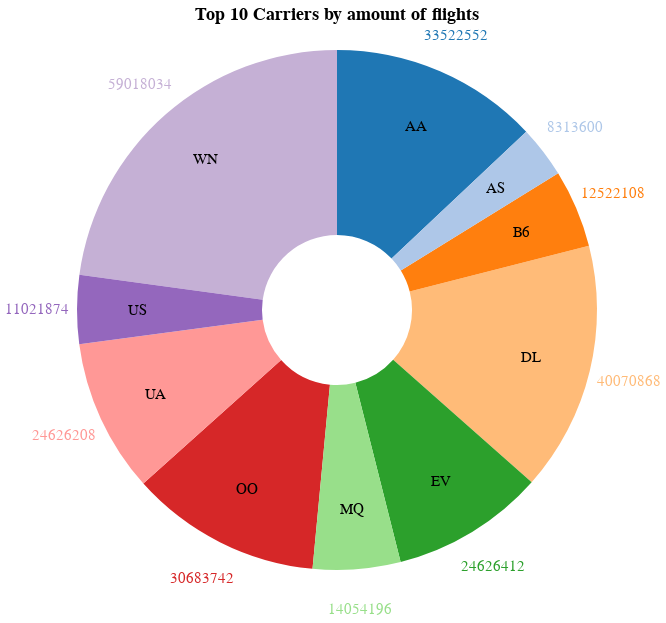

Notebook code cell kept with this figure:
### Code cell
import altair as alt

# visualisation
chart = alt.Chart(top_10).mark_arc(outerRadius=260, innerRadius=75).encode(
    theta = alt.Theta(field="count", type="quantitative", stack=True),
    color = alt.Color('Carrier:N', scale=alt.Scale(scheme='category20'), legend=None),
).properties(
    title='Top 10 Carriers by amount of flights',
    width=600,
    height=300
)

pie = chart.mark_arc(outerRadius=350)
value_text = pie.mark_text(radius=300, size=15).encode(text=alt.Text('count:Q'))

pie2 = chart.mark_arc(outerRadius=250)
text = pie2.mark_text(radius=200, size=15).encode(
    text=alt.Text('Carrier:N'),
    color=alt.value("#000000")
)

(chart + text + value_text).configure_view(
    strokeWidth=0
).configure_title(
    fontSize=18
)

### Figure 1 — Vega-Lite specification as saved in the notebook (floating-point values rounded to 4 significant figures)
{"config": {"view": {"continuousWidth": 400, "continuousHeight": 300, "strokeWidth": 0}, "title": {"fontSize": 18}}, "layer": [{"mark": {"type": "arc", "innerRadius": 75, "outerRadius": 260}, "encoding": {"color": {"field": "Carrier", "legend": null, "scale": {"scheme": "category20"}, "type": "nominal"}, "theta": {"field": "count", "stack": true, "type": "quantitative"}}, "height": 300, "title": "Top 10 Carriers by amount of flights", "width": 600}, {"mark": {"type": "text", "radius": 200, "size": 15}, "encoding": {"color": {"value": "#000000"}, "text": {"field": "Carrier", "type": "nominal"}, "theta": {"field": "count", "stack": true, "type": "quantitative"}}, "height": 300, "title": "Top 10 Carriers by amount of flights", "width": 600}, {"mark": {"type": "text", "radius": 300, "size": 15}, "encoding": {"color": {"field": "Carrier", "legend": null, "scale": {"scheme": "category20"}, "type": "nominal"}, "text": {"field": "count", "type": "quantitative"}, "theta": {"field": "count", "stack": true, "type": "quantitative"}}, "height": 300, "title": "Top 10 Carriers by amount of flights", "width": 600}], "data": {"name": "data-c189d9b792c04662a25060abbf89b86b"}, "$schema": "https://vega.github.io/schema/vega-lite/v4.17.0.json", "datasets": {"data-c189d9b792c04662a25060abbf89b86b": [{"Carrier": "WN", "count": 59018034}, {"Carrier": "DL", "count": 40070868}, {"Carrier": "AA", "count": 33522552}, {"Carrier": "OO", "count": 30683742}, {"Carrier": "EV", "count": 24626412}, {"Carrier": "UA", "count": 24626208}, {"Carrier": "MQ", "count": 14054196}, {"Carrier": "B6", "count": 12522108}, {"Carrier": "US", "count": 11021874}, {"Carrier": "AS", "count": 8313600}]}}
